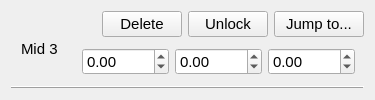
       <widget class="QWidget" name="mid3Wig" native="true">
        <layout class="QGridLayout" name="gridLayout_10">
         <property name="verticalSpacing">
          <number>0</number>
         </property>
         <item row="2" column="0" colspan="7">
          <widget class="Line" name="line_28">
           <property name="sizePolicy">
            <sizepolicy hsizetype="Preferred" vsizetype="Fixed">
             <horstretch>0</horstretch>
             <verstretch>0</verstretch>
            </sizepolicy>
           </property>
           <property name="minimumSize">
            <size>
             <width>0</width>
             <height>0</height>
            </size>
           </property>
           <property name="font">
            <font>
             <family>Arial</family>
             <pointsize>11</pointsize>
            </font>
           </property>
           <property name="frameShadow">
            <enum>QFrame::Raised</enum>
           </property>
           <property name="lineWidth">
            <number>1</number>
           </property>
           <property name="orientation">
            <enum>Qt::Horizontal</enum>
           </property>
          </widget>
         </item>
         <item row="0" column="5">
          <widget class="QPushButton" name="mid3LockButton">
           <property name="sizePolicy">
            <sizepolicy hsizetype="Preferred" vsizetype="Fixed">
             <horstretch>0</horstretch>
             <verstretch>0</verstretch>
            </sizepolicy>
           </property>
           <property name="minimumSize">
            <size>
             <width>80</width>
             <height>25</height>
            </size>
           </property>
           <property name="font">
            <font>
             <family>Arial</family>
             <pointsize>11</pointsize>
            </font>
           </property>
           <property name="styleSheet">
            <string notr="true"/>
           </property>
           <property name="text">
            <string>Unlock</string>
           </property>
           <attribute name="buttonGroup">
            <string notr="true">fidButtonGroup</string>
           </attribute>
          </widget>
         </item>
         <item row="0" column="0" rowspan="2">
          <widget class="QLabel" name="label_10">
           <property name="sizePolicy">
            <sizepolicy hsizetype="Fixed" vsizetype="Preferred">
             <horstretch>0</horstretch>
             <verstretch>0</verstretch>
            </sizepolicy>
           </property>
           <property name="minimumSize">
            <size>
             <width>50</width>
             <height>0</height>
            </size>
           </property>
           <property name="font">
            <font>
             <family>Arial</family>
             <pointsize>11</pointsize>
            </font>
           </property>
           <property name="text">
            <string>Mid 3</string>
           </property>
           <property name="indent">
            <number>10</number>
           </property>
          </widget>
         </item>
         <item row="1" column="2" colspan="5">
          <widget class="QWidget" name="widget_10" native="true">
           <layout class="QGridLayout" name="gridLayout_22">
            <item row="0" column="0">
             <widget class="QDoubleSpinBox" name="mid3X">
              <property name="sizePolicy">
               <sizepolicy hsizetype="Fixed" vsizetype="Fixed">
                <horstretch>0</horstretch>
                <verstretch>0</verstretch>
               </sizepolicy>
              </property>
              <property name="minimumSize">
               <size>
                <width>60</width>
                <height>0</height>
               </size>
              </property>
              <property name="font">
               <font>
                <family>Arial</family>
                <pointsize>11</pointsize>
               </font>
              </property>
              <property name="focusPolicy">
               <enum>Qt::StrongFocus</enum>
              </property>
              <property name="styleSheet">
               <string notr="true"/>
              </property>
              <property name="showGroupSeparator" stdset="0">
               <bool>false</bool>
              </property>
              <property name="minimum">
               <double>-1000.000000000000000</double>
              </property>
              <property name="maximum">
               <double>1000.000000000000000</double>
              </property>
             </widget>
            </item>
            <item row="0" column="1">
             <widget class="QDoubleSpinBox" name="mid3Y">
              <property name="sizePolicy">
               <sizepolicy hsizetype="Fixed" vsizetype="Fixed">
                <horstretch>0</horstretch>
                <verstretch>0</verstretch>
               </sizepolicy>
              </property>
              <property name="minimumSize">
               <size>
                <width>60</width>
                <height>0</height>
               </size>
              </property>
              <property name="font">
               <font>
                <family>Arial</family>
                <pointsize>11</pointsize>
               </font>
              </property>
              <property name="focusPolicy">
               <enum>Qt::StrongFocus</enum>
              </property>
              <property name="styleSheet">
               <string notr="true"/>
              </property>
              <property name="minimum">
               <double>-1000.000000000000000</double>
              </property>
              <property name="maximum">
               <double>1000.000000000000000</double>
              </property>
             </widget>
            </item>
            <item row="0" column="2">
             <widget class="QDoubleSpinBox" name="mid3Z">
              <property name="sizePolicy">
               <sizepolicy hsizetype="Fixed" vsizetype="Fixed">
                <horstretch>0</horstretch>
                <verstretch>0</verstretch>
               </sizepolicy>
              </property>
              <property name="minimumSize">
               <size>
                <width>60</width>
                <height>0</height>
               </size>
              </property>
              <property name="font">
               <font>
                <family>Arial</family>
                <pointsize>11</pointsize>
               </font>
              </property>
              <property name="focusPolicy">
               <enum>Qt::StrongFocus</enum>
              </property>
              <property name="minimum">
               <double>-1000.000000000000000</double>
              </property>
              <property name="maximum">
               <double>1000.000000000000000</double>
              </property>
             </widget>
            </item>
           </layout>
          </widget>
         </item>
         <item row="0" column="6">
          <widget class="QPushButton" name="mid3JumpButton">
           <property name="sizePolicy">
            <sizepolicy hsizetype="Preferred" vsizetype="Fixed">
             <horstretch>0</horstretch>
             <verstretch>0</verstretch>
            </sizepolicy>
           </property>
           <property name="minimumSize">
            <size>
             <width>90</width>
             <height>25</height>
            </size>
           </property>
           <property name="font">
            <font>
             <family>Arial</family>
             <pointsize>11</pointsize>
            </font>
           </property>
           <property name="styleSheet">
            <string notr="true"/>
           </property>
           <property name="text">
            <string>Jump to...</string>
           </property>
           <attribute name="buttonGroup">
            <string notr="true">fidButtonGroup</string>
           </attribute>
          </widget>
         </item>
         <item row="0" column="4">
          <widget class="QPushButton" name="mid3DelButton">
           <property name="sizePolicy">
            <sizepolicy hsizetype="Preferred" vsizetype="Fixed">
             <horstretch>0</horstretch>
             <verstretch>0</verstretch>
            </sizepolicy>
           </property>
           <property name="minimumSize">
            <size>
             <width>80</width>
             <height>25</height>
            </size>
           </property>
           <property name="font">
            <font>
             <family>Arial</family>
             <pointsize>11</pointsize>
            </font>
           </property>
           <property name="styleSheet">
            <string notr="true"/>
           </property>
           <property name="text">
            <string>Delete</string>
           </property>
           <attribute name="buttonGroup">
            <string notr="true">fidButtonGroup</string>
           </attribute>
          </widget>
         </item>
         <item row="0" column="2" colspan="2">
          <widget class="qSlicerMarkupsPlaceWidget" name="mid3Point">
           <property name="sizePolicy">
            <sizepolicy hsizetype="Preferred" vsizetype="Preferred">
             <horstretch>0</horstretch>
             <verstretch>0</verstretch>
            </sizepolicy>
           </property>
           <property name="minimumSize">
            <size>
             <width>0</width>
             <height>0</height>
            </size>
           </property>
           <property name="font">
            <font>
             <family>Arial</family>
             <pointsize>11</pointsize>
            </font>
           </property>
           <property name="buttonsVisible">
            <bool>false</bool>
           </property>
           <property name="deleteAllMarkupsOptionVisible">
            <bool>false</bool>
           </property>
           <property name="placeMultipleMarkups">
            <enum>qSlicerMarkupsPlaceWidget::ForcePlaceSingleMarkup</enum>
           </property>
           <property name="placeModeEnabled">
            <bool>false</bool>
           </property>
           <property name="deleteButton().show()" stdset="0">
            <bool>true</bool>
           </property>
           <property name="placeButton().show()" stdset="0">
            <bool>true</bool>
           </property>
          </widget>
         </item>
        </layout>
       </widget>
